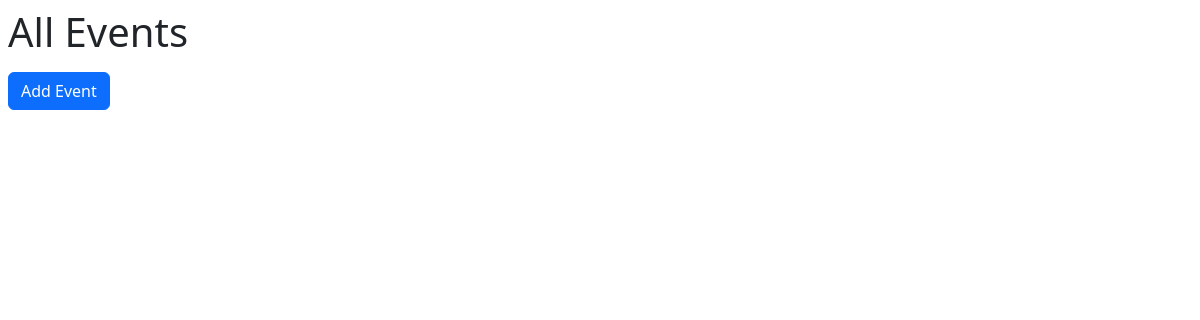
The app's page /, older data.
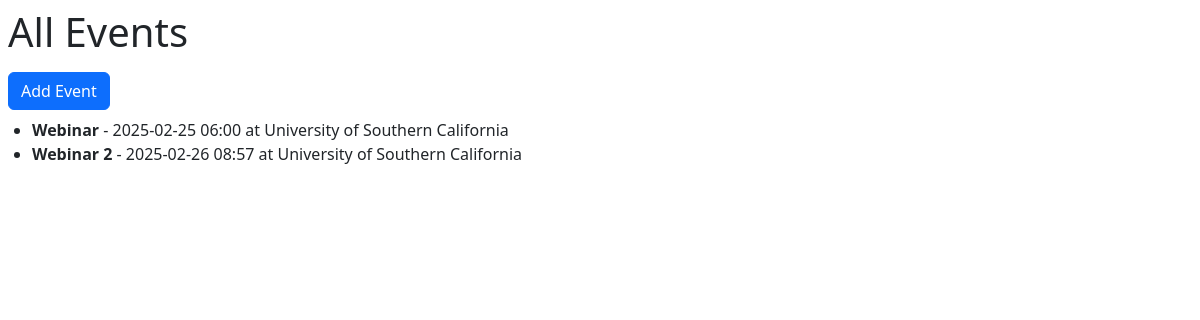
The same page, newer data.
### eventapp/models.py (models this page shows, shortened)
class Event(models.Model):
    name = models.CharField(max_length=255)
    date_time = models.DateTimeField()
    description = models.TextField()
    location = models.CharField(max_length=255)

### eventapp/views.py (the view)
# urls.py: path("", event_list, name="event_list"),
def event_list(request):
    events = Event.objects.all().order_by('date_time')
    return render(request, 'event_list.html', {'events' : events})

### eventapp/templates/event_list.html
{% extends 'base.html' %}
{% block content %}
    <h1 class="m-2"> All Events </h1>
    <a href="{% url 'add_event' %}" class="btn btn-primary m-2"> Add Event</a>
    <ul>
        {% for event in events %}
            <li>
                <strong>{{ event.name }}</strong> - {{ event.date_time|date:"Y-m-d H:i" }} at {{ event.location }}
            </li>
        {% endfor %}
    </ul>
{% endblock %}

### eventapp/templates/base.html (shortened to what this page needs)
<!DOCTYPE html>
<html lang="en">
<head>
    <link href="https://cdn.jsdelivr.net/npm/bootstrap@5.3.3/dist/css/bootstrap.min.css" rel="stylesheet">
</head>
<body>
    {% block content %}
    {% endblock %}
</body>
</html>

Row changes from the older to the newer data that the page shows:
added Event: name "Webinar", date_time "2025-02-25 06:00", location "University of Southern California"
added Event: name "Webinar 2", date_time "2025-02-26 08:57", location "University of Southern California"
